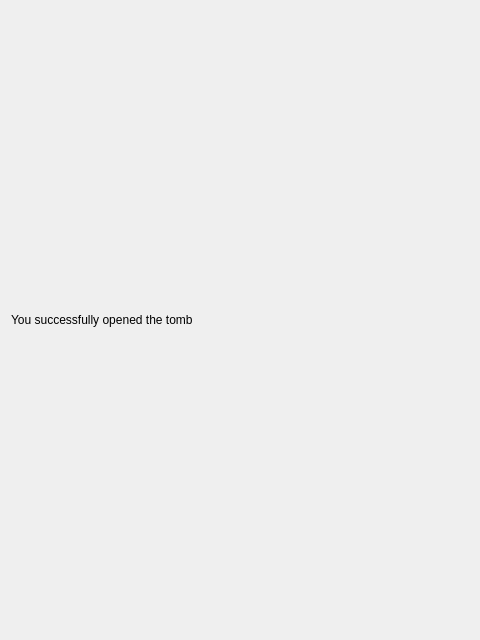
<?xml version="1.0" encoding="UTF-8"?>
<ui version="4.0">
 <class>success</class>
 <widget class="QWizardPage" name="success">
  <property name="geometry">
   <rect>
    <x>0</x>
    <y>0</y>
    <width>480</width>
    <height>640</height>
   </rect>
  </property>
  <property name="windowTitle">
   <string>WizardPage</string>
  </property>
  <property name="title">
   <string>Tomb opened</string>
  </property>
  <property name="subTitle">
   <string>success</string>
  </property>
  <layout class="QVBoxLayout" name="verticalLayout">
   <item>
    <widget class="QLabel" name="label">
     <property name="text">
      <string>You successfully opened the tomb</string>
     </property>
    </widget>
   </item>
  </layout>
 </widget>
 <resources/>
 <connections/>
</ui>
